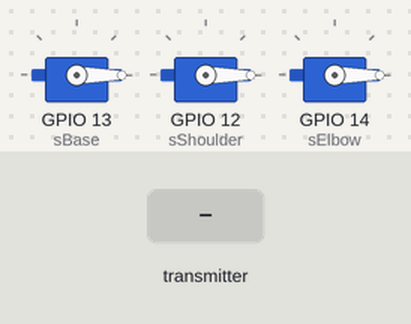
This sketch was run on a simulated ESP32. Shown: 3 × servo. The test bench sets the inputs (shaded band). What the sketch prints to the serial monitor is not drawn.

Above: at 1.2 s.
1.3 s: the transmitter starts sending base = 1024
At 3.5 s:
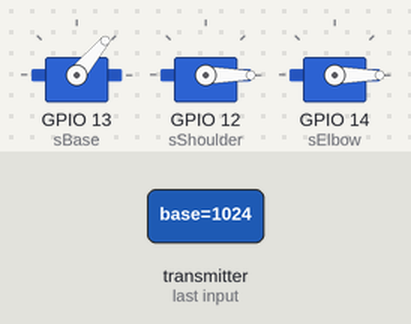
4.3 s: the transmitter starts sending shoulder = 1024
At 6.1 s:
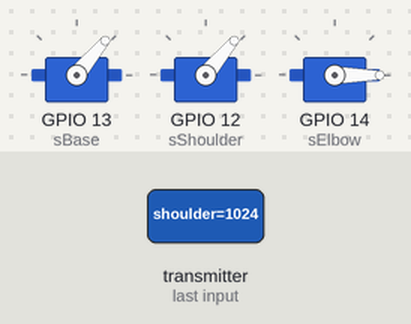
7.3 s: the transmitter starts sending elbow = 1024
At 9.4 s:
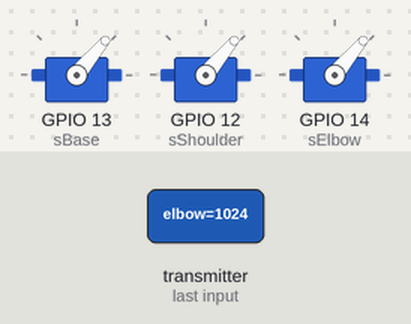
10.3 s: the transmitter starts sending base = 0
At 12.8 s:
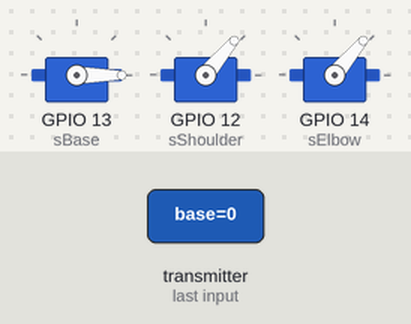
13.3 s: the transmitter starts sending shoulder = 0
16.3 s: the transmitter starts sending elbow = 0
Timing chart, 0 to 19.3 s (numbered marks = the images above; inputs shaded):
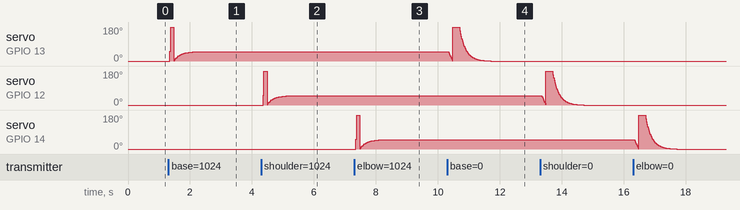

The sketch:

Reciever.ino
```cpp
#include <ESP32Servo.h>
#include <esp_now.h>
#include <WiFi.h>

// ================= CONFIGURATION =================
float FILTER_STRENGTH = 0.05; // Adjust (0.05 to 0.3) for physical motor fluid speed
int DEADBAND = 2;            // Stops hum/shake when hand is still

// ================= HARDWARE & VARS =================
Servo sBase, sShoulder, sElbow;

// Everything initialized at 0 for static start
float currBase=0, currShoulder=0, currElbow=0;
int targetBase=0, targetShoulder=0, targetElbow=0;

typedef struct struct_message {
  int base, shoulder, elbow, wrist, gripper;
} struct_message;

void OnDataRecv(const uint8_t * mac, const uint8_t *incoming, int len) {
  struct_message data;
  memcpy(&data, incoming, sizeof(data));

  // Deadband: Ignore micro-movements of human hand
  if (abs(data.base - targetBase) > DEADBAND) targetBase = data.base;
  if (abs(data.shoulder - targetShoulder) > DEADBAND) targetShoulder = data.shoulder;
  if (abs(data.elbow - targetElbow) > DEADBAND) targetElbow = data.elbow;
}

void setup() {
  Serial.begin(115200);

  // Attach and LOCK to 0 immediately
  sBase.attach(13, 500, 2400);
  sShoulder.attach(12, 500, 2400);
  sElbow.attach(14, 500, 2400);

  sBase.write(0);
  sShoulder.write(0);
  sElbow.write(0);

  WiFi.mode(WIFI_STA);
  if (esp_now_init() != ESP_OK) return;
  esp_now_register_recv_cb(OnDataRecv);

  Serial.println("Receiver Online. Motors Parked at 0.");
}

void loop() {
  // Fluid Movement Logic: Current slides toward Target
  currBase     = (currBase * (1.0 - FILTER_STRENGTH)) + (targetBase * FILTER_STRENGTH);
  currShoulder = (currShoulder * (1.0 - FILTER_STRENGTH)) + (targetShoulder * FILTER_STRENGTH);
  currElbow    = (currElbow * (1.0 - FILTER_STRENGTH)) + (targetElbow * FILTER_STRENGTH);

  // Write finalized positions to physical motors
  sBase.write((int)currBase);
  sShoulder.write((int)currShoulder);
  sElbow.write((int)currElbow);

  delay(10);
}
```
